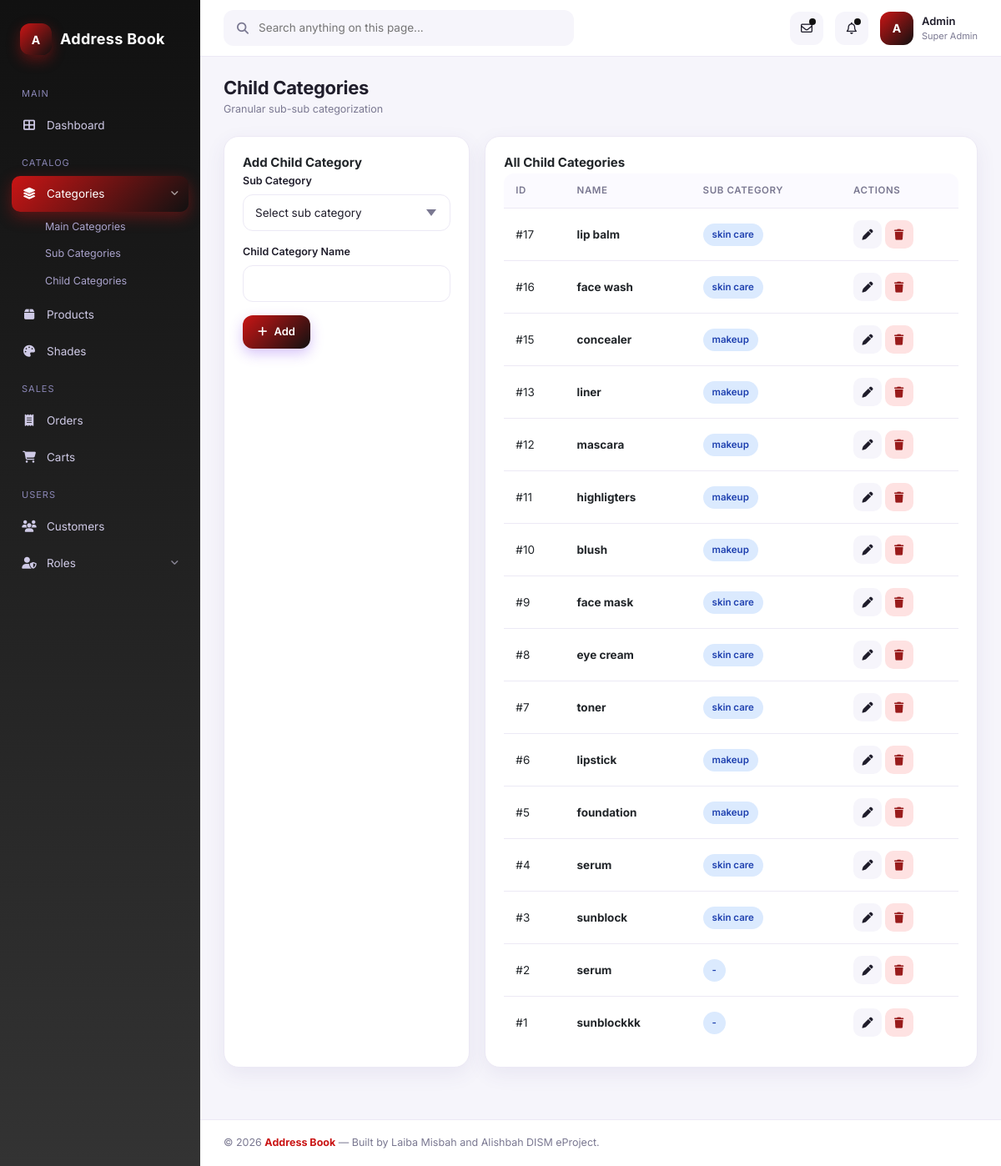
Page /admin/view_child_cat.php on the committed database.
### tables this page shows
CREATE TABLE `child_cat` (
  `ccat_id` int(11) NOT NULL,
  `ccat_name` varchar(100) NOT NULL,
  `scat_id` int(11) NOT NULL
);

CREATE TABLE `sub_cat` (
  `sub_cat_id` int(11) NOT NULL,
  `sub_cat_name` varchar(100) NOT NULL,
  `mcat_id` int(11) DEFAULT NULL
);

### admin/view_child_cat.php (the view, shortened to what this page needs)
<?php
include 'header.php';
$rows=mysqli_query($con,"SELECT c.*,s.sub_cat_name FROM child_cat c LEFT JOIN sub_cat s ON c.scat_id=s.sub_cat_id ORDER BY c.ccat_id DESC");
?>
<div class="page-header"><div><h1>Child Categories</h1><div class="crumb">Granular sub-sub categorization</div></div></div>
<div class="grid-2" style="grid-template-columns:1fr 2fr;">
  <div class="card">
    <h3 class="card-title">Add Child Category</h3>
    <form method="post">
      <div class="form-group">
        <label>Sub Category</label>
        <select class="form-control" name="scat_id" required>
          <option value="">Select sub category</option>
        </select>
      </div>
      <div class="form-group">
        <label>Child Category Name</label>
        <input type="text" name="ccat_name" class="form-control" required>
      </div>
      <button class="btn btn-primary" name="add_child"><i class="fas fa-plus"></i> Add</button>
    </form>
  </div>
  <div class="card">
    <h3 class="card-title">All Child Categories</h3>
    <div class="table-wrap">
      <table class="data">
        <thead><tr><th>ID</th><th>Name</th><th>Sub Category</th><th style="width:140px">Actions</th></tr></thead>
        <tbody>
        <?php if($rows && mysqli_num_rows($rows)>0): while($r=mysqli_fetch_assoc($rows)): ?>
          <tr>
            <td>#<?= $r['ccat_id'] ?></td>
            <td><strong><?= htmlspecialchars($r['ccat_name']) ?></strong></td>
            <td><span class="pill blue"><?= htmlspecialchars($r['sub_cat_name']??'-') ?></span></td>
            <td>
              <a href="edit_child_cat.php?id=<?= $r['ccat_id'] ?>" class="btn btn-soft btn-icon"><i class="fas fa-pen"></i></a>
              <a href="?del_id=<?= $r['ccat_id'] ?>" class="btn btn-danger btn-icon" onclick="return confirm('Delete?')"><i class="fas fa-trash"></i></a>
            </td>
          </tr>
        <?php endwhile; else: ?>
          <tr><td colspan="4" class="text-center text-muted py-4">No child categories</td></tr>
        <?php endif; ?>
        </tbody>
      </table>
    </div>
  </div>
</div>
<?php include 'footer.php'; ?>

### assets/admin/css/style.css (style rules this page uses)
:root { --bg:#f6f5fb; --surface:#ffffff; --surface-2:#fbfaff; --text:#1f1d2b; --text-muted:#7a7891; --border:#ece9f5; --primary:#ca1515; --primary-2:#111111; --pink:#111111; --blue:#3b82f6; --cyan:#06b6d4; --green:#10b981; --orange:#f59e0b; --red:#ca1515; --gold:#fbbf24; --grad-purple: linear-gradient(135deg,#ca1515 0%, #111111 100%); --grad-orange: linear-gradient(135deg,#ca1515 0%, #f59e0b 100%); --grad-blue: linear-gradient(135deg,#ca1515 0%, #3b82f6 100%); --grad-green: linear-gradient(135deg,#ca1515 0%, #10b981 100%); --shadow-sm: 0 2px 6px rgba(40,30,80,.05); --shadow: 0 8px 24px rgba(80,60,140,.08); --shadow-lg: 0 20px 40px rgba(80,60,140,.12); --radius: 18px; --radius-sm: 12px; --sidebar-w: 240px; }
* { box-sizing:border-box; }
html,body { margin:0;padding:0;background:var(--bg);color:var(--text); font-family:'Inter','Segoe UI',system-ui,-apple-system,sans-serif; font-size:14px;-webkit-font-smoothing:antialiased; }
a { color:inherit;text-decoration:none; }
.page-header { display:flex;align-items:center;justify-content:space-between;margin-bottom:22px; }
.page-header h1 { margin:0;font-size:22px;font-weight:700;letter-spacing:-.3px; }
.page-header .crumb { font-size:12.5px;color:var(--text-muted);margin-top:4px; }
.card { background:var(--surface);border-radius:var(--radius); box-shadow:var(--shadow);padding:22px;border:1px solid var(--border); }
.card-title { font-size:15px;font-weight:700;margin:0 0 4px; }
.grid-2 { display:grid;grid-template-columns:2fr 1fr;gap:18px;margin-bottom:22px; }
.table-wrap { overflow-x:auto;border-radius:var(--radius-sm); }
table.data { width:100%;border-collapse:separate;border-spacing:0; }
table.data thead th { text-align:left;font-size:11.5px;text-transform:uppercase;letter-spacing:.6px; color:var(--text-muted);font-weight:600;padding:12px 14px;background:var(--surface-2); border-bottom:1px solid var(--border); }
table.data tbody td { padding:14px;border-bottom:1px solid var(--border);font-size:13.5px;vertical-align:middle; }
table.data tbody tr:last-child td { border-bottom:none; }
.pill { display:inline-flex;align-items:center;gap:5px;padding:5px 11px;border-radius:999px; font-size:11.5px;font-weight:600; }
.pill.blue { background:#dbeafe;color:#1e40af; }
.btn { display:inline-flex;align-items:center;gap:8px;padding:10px 18px;border-radius:12px; font-size:13px;font-weight:600;border:none;cursor:pointer;transition:all .2s; }
.btn-primary { background:var(--grad-purple);color:#fff;box-shadow:0 6px 16px rgba(124,58,237,.3); }
.btn-soft { background:var(--bg);color:var(--text); }
.btn-danger { background:#fee2e2;color:#991b1b; }
.btn-icon { width:34px;height:34px;border-radius:10px;display:inline-grid;place-items:center;padding:0; }
.form-group { margin-bottom:16px; }
.form-group label { display:block;font-size:12.5px;font-weight:600;color:var(--text);margin-bottom:6px; }
.form-control { width:100%;padding:11px 14px;border-radius:12px;border:1px solid var(--border); background:var(--surface);font-size:13.5px;color:var(--text);outline:none;transition:all .2s; font-family:inherit; }
select.form-control { appearance:none;background-repeat:no-repeat;background-position:right 16px center;padding-right:38px; }

### rows in the picture
child_cat: ccat_id "17", ccat_name "lip balm", sub_cat.sub_cat_name "skin care"
child_cat: ccat_id "16", ccat_name "face wash", sub_cat.sub_cat_name "skin care"
child_cat: ccat_id "15", ccat_name "concealer", sub_cat.sub_cat_name "makeup"
child_cat: ccat_id "13", ccat_name "liner", sub_cat.sub_cat_name "makeup"
child_cat: ccat_id "12", ccat_name "mascara", sub_cat.sub_cat_name "makeup"
child_cat: ccat_id "11", ccat_name "highligters", sub_cat.sub_cat_name "makeup"
child_cat: ccat_id "10", ccat_name "blush", sub_cat.sub_cat_name "makeup"
child_cat: ccat_id "9", ccat_name "face mask", sub_cat.sub_cat_name "skin care"
child_cat: ccat_id "8", ccat_name "eye cream", sub_cat.sub_cat_name "skin care"
child_cat: ccat_id "7", ccat_name "toner", sub_cat.sub_cat_name "skin care"
child_cat: ccat_id "6", ccat_name "lipstick", sub_cat.sub_cat_name "makeup"
child_cat: ccat_id "5", ccat_name "foundation", sub_cat.sub_cat_name "makeup"
child_cat: ccat_id "4", ccat_name "serum", sub_cat.sub_cat_name "skin care"
child_cat: ccat_id "3", ccat_name "sunblock", sub_cat.sub_cat_name "skin care"
child_cat: ccat_id "2", ccat_name "serum", sub_cat_name "-"
child_cat: ccat_id "1", ccat_name "sunblockkk", sub_cat_name "-"
